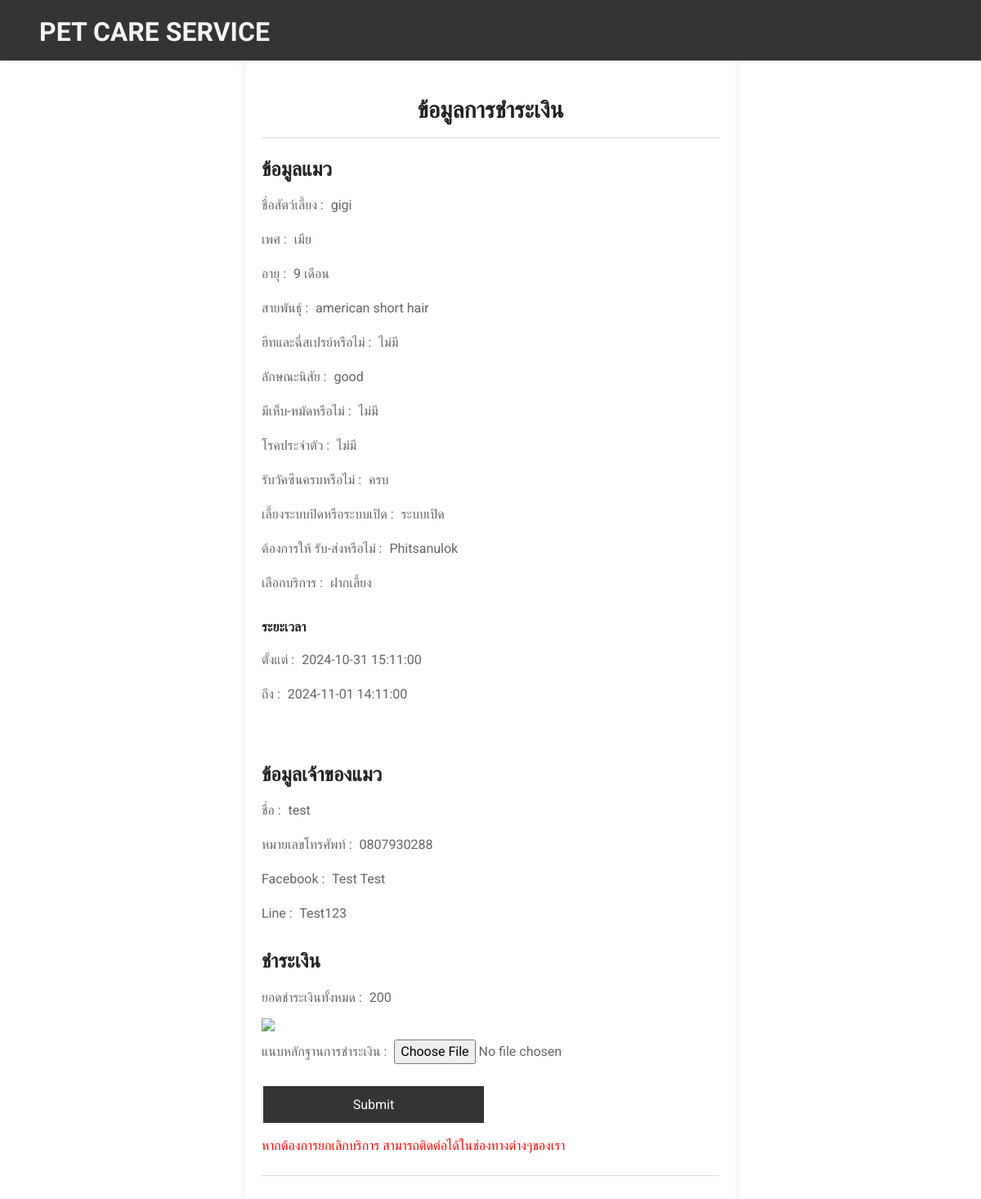
The page /catpay.php (signed in) on the database its author committed.
### tables this page shows
CREATE TABLE `catservice` (
  `catID` int(11) NOT NULL,
  `catname` varchar(255) NOT NULL,
  `catgender` enum('ผู้','เมีย') NOT NULL,
  `catage` varchar(100) NOT NULL,
  `catspicies` varchar(255) DEFAULT NULL,
  `catheat` enum('มี','ไม่มี') NOT NULL,
  `catbehavior` varchar(255) DEFAULT NULL,
  `cattick` enum('มี','ไม่มี') NOT NULL,
  `catcongen` varchar(255) NOT NULL,
  `catvac` enum('ครบ','ไม่ครบ') NOT NULL,
  `catrs` enum('ระบบปิด','ระบบเปิด') NOT NULL,
  `cattrans` text NOT NULL,
  `catservices` varchar(255) NOT NULL,
  `cdatetimestartc` datetime NOT NULL,
  `cdatetimeendc` datetime NOT NULL,
  `userID` int(11) NOT NULL,
  `username` varchar(255) NOT NULL,
  `phone` varchar(10) NOT NULL,
  `facebook` varchar(255) NOT NULL,
  `line` varchar(100) NOT NULL,
  `total_price` int(11) NOT NULL,
  `status` varchar(255) NOT NULL
);

### catpay.php (the view, shortened to what this page needs)
<?php
include('config/connect.php');
$email = $_SESSION['email'];
$sqlUser = "SELECT userID FROM register WHERE email = ?";
$stmtUser = $conn->prepare($sqlUser);
$stmtUser->bind_param("s", $email);
$stmtUser->execute();
$resultUser = $stmtUser->get_result();
if ($rowUser = $resultUser->fetch_assoc()) {
    $userID = $rowUser['userID'];
    $sqlCat = "SELECT * FROM catservice WHERE userID = ? ORDER BY catID DESC LIMIT 1";
    $stmtCat = $conn->prepare($sqlCat);
    $stmtCat->bind_param("i", $userID);
    $stmtCat->execute();
    $resultCat = $stmtCat->get_result();
    if ($resultCat->num_rows > 0) {
        $row = $resultCat->fetch_assoc();
        $catname = $row['catname'];
        $catgender = $row['catgender'];
        $catage = $row['catage'];
        $catspicies = $row['catspicies'];
        $catheat = $row['catheat'];
        $catbehavior = $row['catbehavior'];
        $cattick = $row['cattick'];
        $catcongen = $row['catcongen'];
        $catvac = $row['catvac'];
        $catrs = $row['catrs'];
        $cattrans = $row['cattrans'];
        $catservices = $row['catservices'];
        $cdatetimestartc = $row['cdatetimestartc'];
        $cdatetimeendc = $row['cdatetimeendc'];
        $username = $row['username'];
        $phone = $row['phone'];
        $facebook = $row['facebook'];
        $line = $row['line'];
        $total_price = $row['total_price'];
    }
} else {
    echo "ไม่พบผู้ใช้.";
    exit();
}
?>
<!DOCTYPE html>
<html lang="en">
<head>
    <link href="css/bootstrap.min.css" rel="stylesheet">
    <link href="css/style.css" rel="stylesheet">
</head>
<body>
    <?php if (isset($_SESSION['email'])): ?>
    <nav class="navbar navbar-expand-lg navbar-light shadow-sm " style="background-color:#343434;">
        <a href="active.php" class="navbar-brand ms-lg-5">
            <h1 class="m-0 text-uppercase text-light"><font size="6" >Pet care service</font></h1>
        </a>
    </nav>
    <div class="container">
        <h3 class="mt-4 text-center">ข้อมูลการชำระเงิน</h3>
        <hr>
        <form action="servicecatreceipt.php" method="post" enctype="multipart/form-data" id="catServiceForm" onsubmit="return validateForm()">
            <div class="mb-3">
                <h4 class="mt-4 ">ข้อมูลแมว</h4>
                <label for="catname" class="form-label">ชื่อสัตว์เลี้ยง :</label>
                <?php echo $catname; ?><br>
                <label for="catgender" class="form-label ">เพศ :</label>
                <?php echo $catgender; ?><br>
                <label for="catage" class="form-label ">อายุ :</label>
                <?php echo $catage; ?><br>
                <label for="catspicies" class="form-label">สายพันธุ์ :</label>
                <?php echo $catspicies; ?><br>
                <label for="catheat" class="form-label">ฮีทและฉี่สเปรย์หรือไม่ :</label>
                <?php echo $catheat; ?><br>
                <label for="catbehavior" class="form-label">ลักษณะนิสัย :</label>
                <?php echo $catbehavior; ?><br>
                <label for="cattick" class="form-label">มีเห็บ-หมัดหรือไม่ :</label>
                <?php echo $cattick; ?><br>
                <label for="catcongen" class="form-label">โรคประจำตัว :</label>
                <?php echo $catcongen; ?><br>
                <label for="catvac" class="form-label">รับวัคซีนครบหรือไม่ :</label>
                <?php echo $catvac; ?><br>
                <label for="catrs" class="form-label">เลี้ยงระบบปิดหรือระบบเปิด :</label>
                <?php echo $catrs; ?><br>
                <label for="cattrans" class="form-label">ต้องการให้ รับ-ส่งหรือไม่ :</label>
                <?php echo $cattrans; ?><br>
                <label for="catservices" class="form-label">เลือกบริการ :</label>
                <?php echo $catservices; ?><br>
                <h6 class="mt-4 ">ระยะเวลา</h6>
                <label for="cdatetimestartc" class="form-label">ตั้งแต่ :</label>
                <?php echo $cdatetimestartc; ?><br>
                <label for="cdatetimeendc" class="form-label">ถึง :</label>
                <?php echo $cdatetimeendc; ?><br>
            </div><br>
            <div class="mb-3">
                <h4 class="mt-4 ">ข้อมูลเจ้าของแมว</h4>
                <label for="username" class="form-label">ชื่อ :</label>
                <?php echo $username; ?><br>
                <label for="phone" class="form-label">หมายเลขโทรศัพท์ :</label>
                <?php echo $phone; ?><br>
                <label for="facebook" class="form-label">Facebook :</label>
                <?php echo $facebook; ?><br>
                <label for="line" class="form-label">Line :</label>
                <?php echo $line; ?><br>
            </div>
            <div class="mb-3">
                <h4 class="mt-4 ">ชำระเงิน</h4>
                <label for="total_price" class="form-label">ยอดชำระเงินทั้งหมด :</label>
                <?php echo $total_price; ?><br>
                <img class="" src="img/getmoney.jfif" style="object-fit: cover; width: 300px; height: auto;"><br>
                <label for="ceslip" class="form-label">แนบหลักฐานการชำระเงิน :</label>
                <input type="file" id="ceslip" name="ceslip" accept="image/*" onchange="validateFile()">
            </div>
            <button type="submit" name="servicecatreceipt" class="btn1">Submit</button>
        </form>
        <label for="cancel" class="form-label" style="color: red;">หากต้องการยกเลิกบริการ สามารถติดต่อได้ในช่องทางต่างๆของเรา </label>
        <hr>
    </div>
    <?php endif; ?>
</body>
</html>

### css/style.css (style rules this page uses)
:root { --primary: #343434; --secondary: #343434; --light: #F3F3F3; --dark: #212121; }

### catpay.php (style rules this page uses)
body { margin: 0; padding: 0; font-family: 'Roboto', sans-serif; }
.container { max-width: 600px; padding: 20px; border-radius: 5px; box-shadow: 0 0 10px rgba(0, 0, 0, 0.1); margin: auto; }
.btn1 { font-family: 'Roboto', sans-serif; background-color: #343434; border: none; color: white; padding: 16px 32px; text-align: center; text-decoration: none; display: inline-block; font-size: 16px; margin: 6px 2px; transition-duration: 0.4s; cursor: pointer; width: 270px; height: 45px; line-height: 0px; }
.form-label { display: inline-block; margin-right: 5px; margin-top: 10px; }
label { margin-right: 30px; }

### rows shown on the page
catservice: catname "gigi", catgender "เมีย", catage "9 เดือน", catspicies "american short hair", catheat "ไม่มี", catbehavior "good", cattick "ไม่มี", catcongen "ไม่มี", catvac "ครบ", catrs "ระบบเปิด", cattrans "Phitsanulok", catservices "ฝากเลี้ยง", cdatetimestartc "2024-10-31 15:11:00", cdatetimeendc "2024-11-01 14:11:00", username "test", phone "0807930288", facebook "Test Test", line "Test123", total_price "200"
